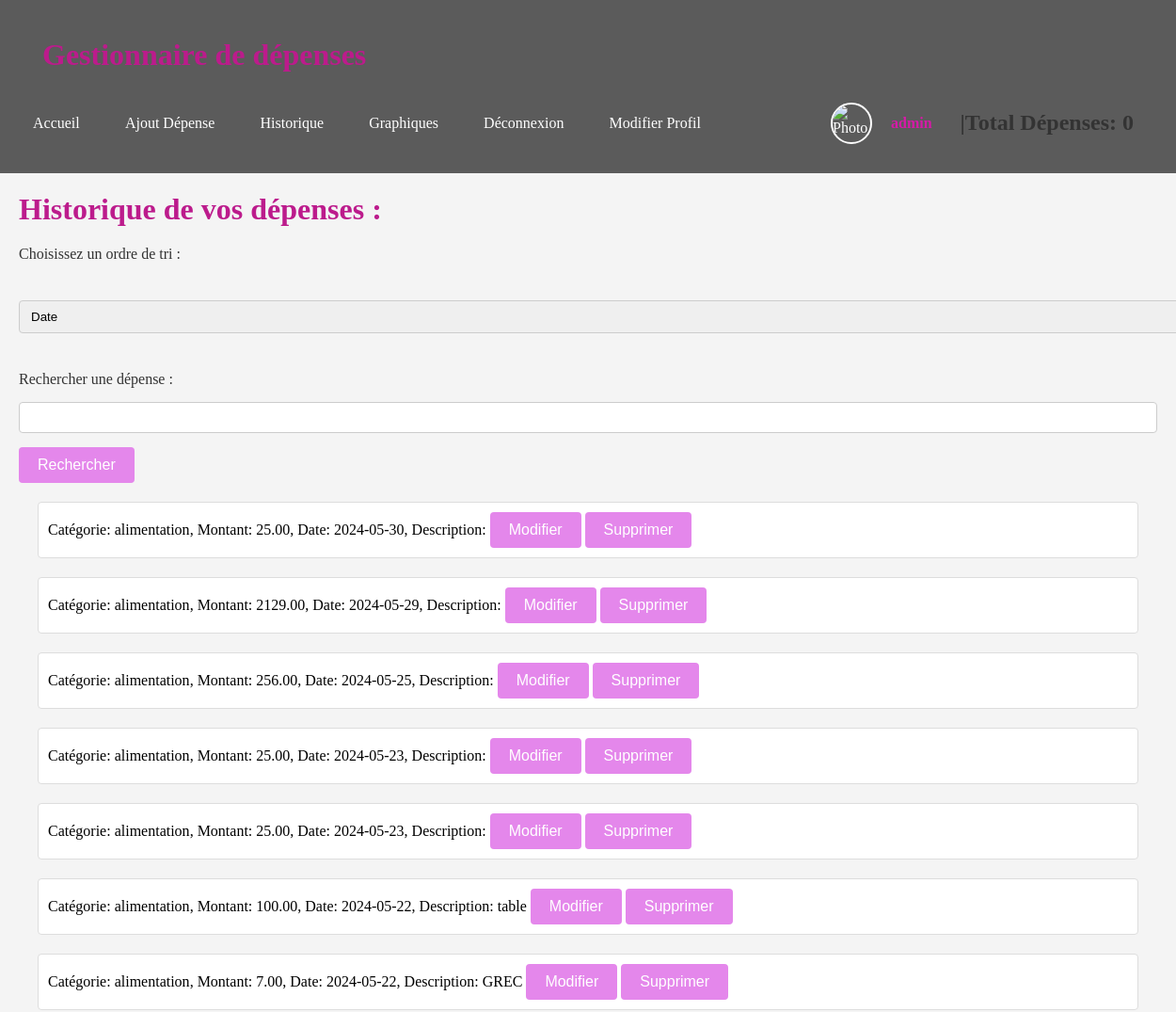
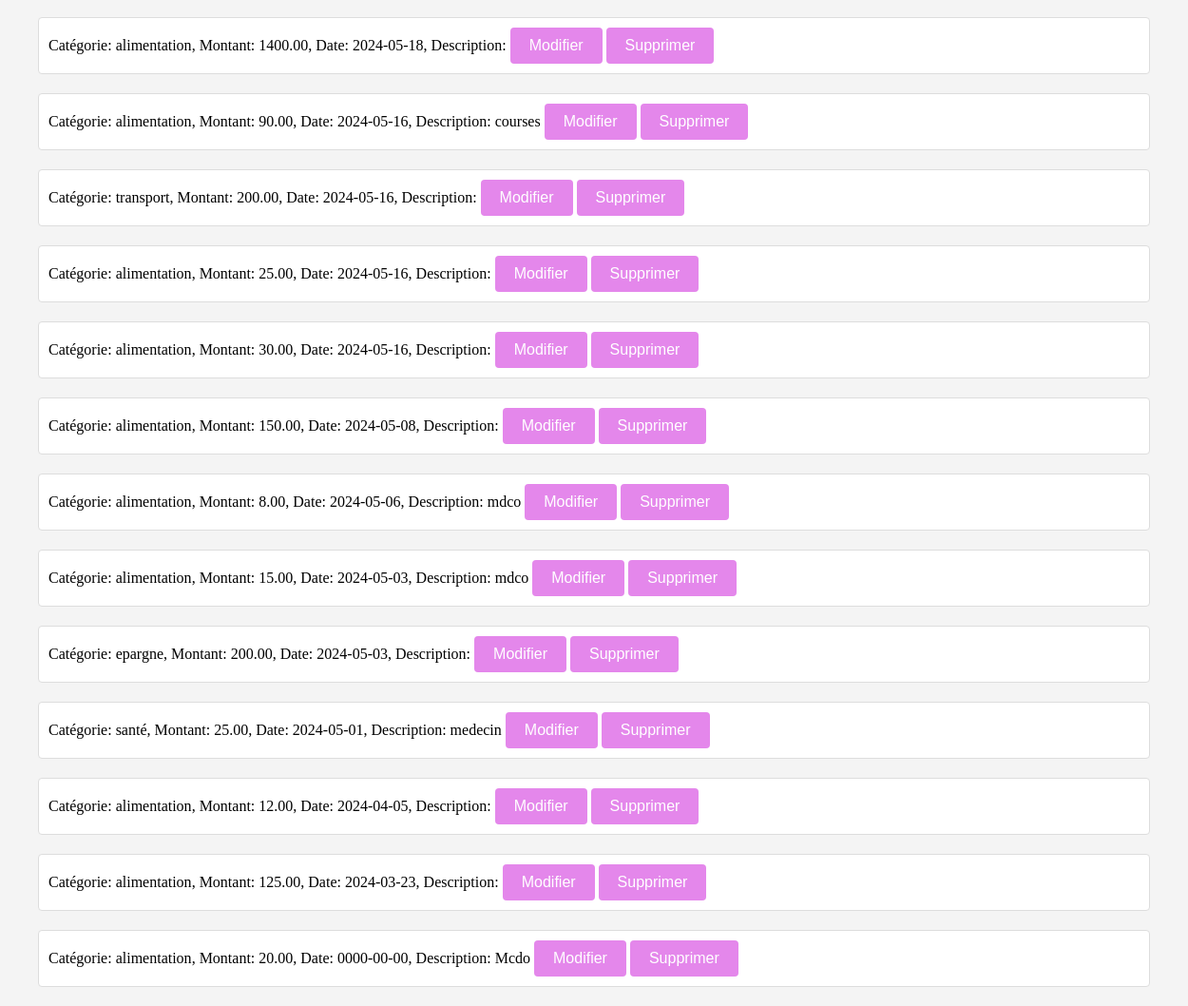
Page /Historique.php (signed in) on the earlier database version (2 pictures, top to bottom).
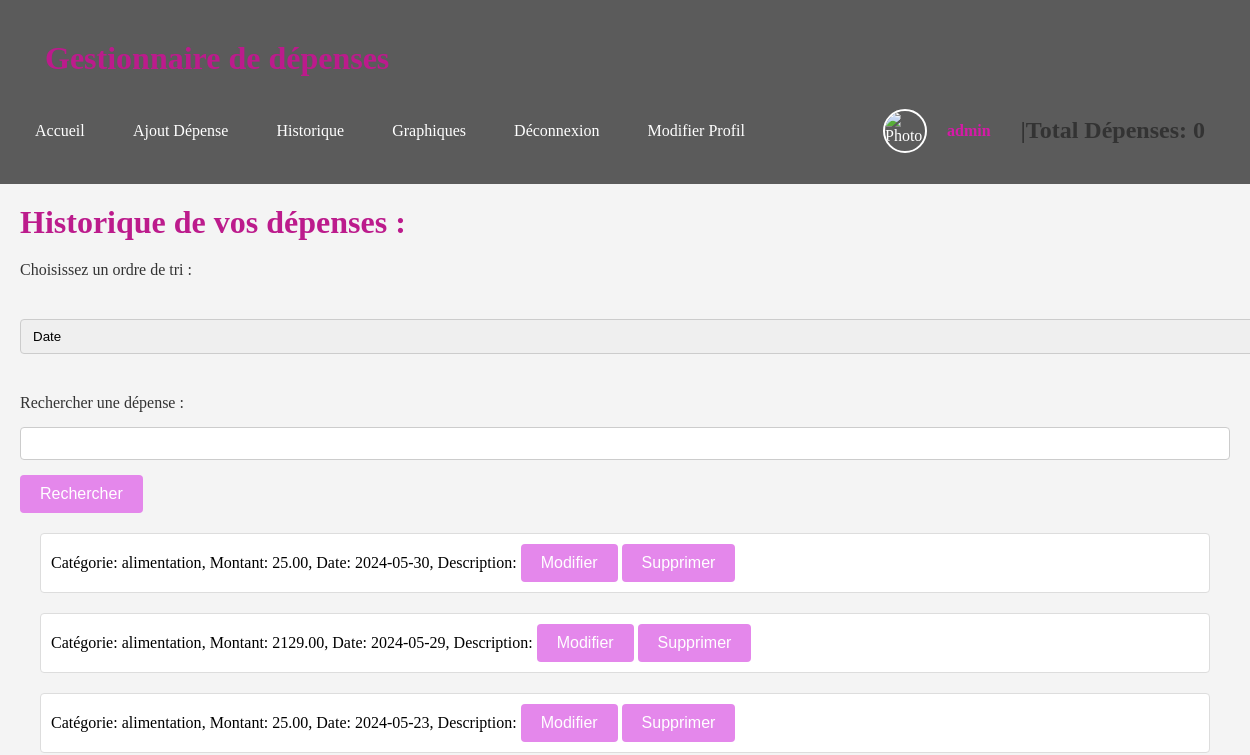
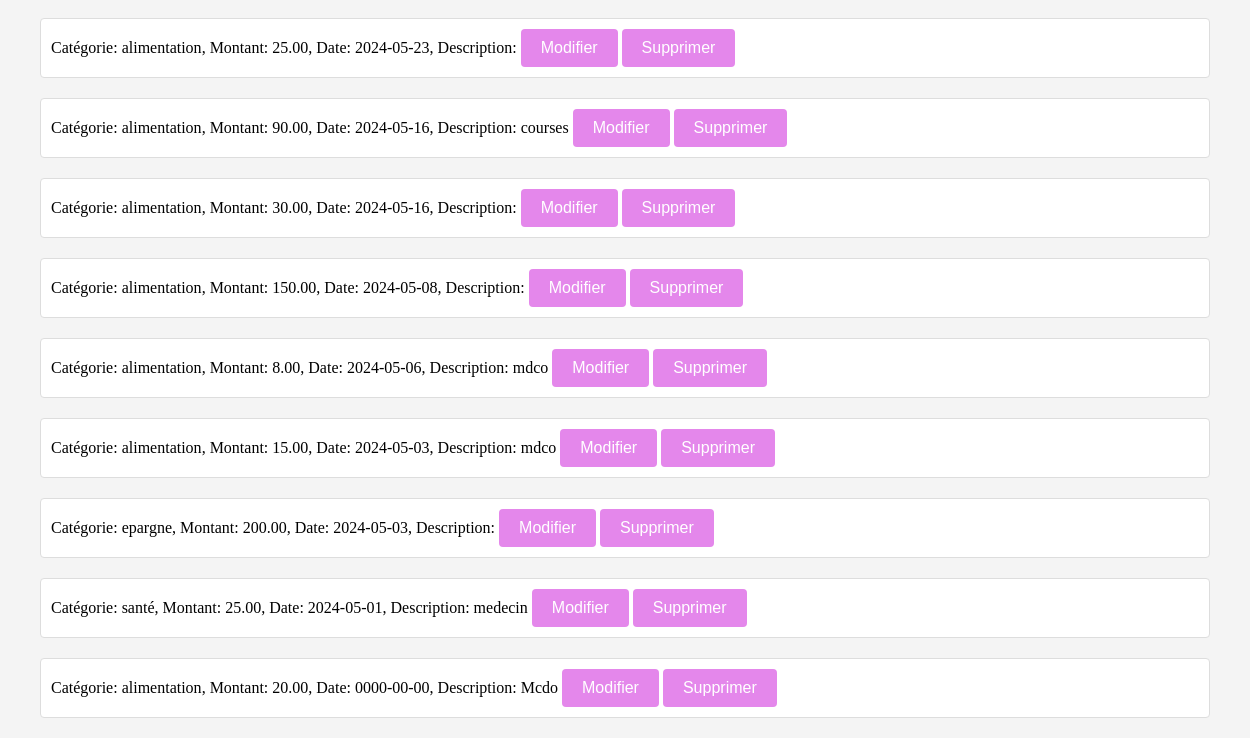
Same page on the later database version (2 pictures, top to bottom).
### tables this page shows
CREATE TABLE IF NOT EXISTS `depenses` (
  `id` int NOT NULL AUTO_INCREMENT,
  `user_id` int NOT NULL,
  `categorie` varchar(255) NOT NULL,
  `montant` decimal(10,2) NOT NULL,
  `date` date NOT NULL,
  `description` text,
  PRIMARY KEY (`id`),
  KEY `user_id` (`user_id`)
);

### afficherDepense.php (the view, shortened to what this page needs)
<?php
include 'connect.php';
$sql = "SELECT * FROM depenses ORDER BY date DESC";
$result = $conn->query($sql);
if ($result->num_rows > 0) {
    while($row = $result->fetch_assoc()) {
        echo "<li data-id='{$row['id']}' data-date='{$row['date']}' data-montant='{$row['montant']}' data-categorie='{$row['categorie']}'>
              Catégorie: {$row['categorie']}, Montant: {$row['montant']}, Date: {$row['date']}, Description: {$row['description']}
              <button onclick='modifierDepense({$row['id']})'>Modifier</button>
              <button onclick='supprimerDepense({$row['id']})'>Supprimer</button>
              </li>";
    }
} else {
    echo "<li>Pas de dépenses enregistrées</li>";
}

### Historique.php (shortened to what this page needs)
<!DOCTYPE html>
<html lang="fr">
<head>
  <link href="style.css" rel="stylesheet" type="text/css" media="screen"/>
</head>
<body>
<header>
    <div class="container">
        <h1>Gestionnaire de dépenses</h1>
        <nav>
            <ul>
                <li><a href="Accueil.php">Accueil</a></li>
                <?php
                if (isset($_SESSION['user_id'])) {
                    echo '<li><a href="Ajout.php">Ajout Dépense</a></li><li><a href="Historique.php">Historique</a></li>';
                    if ($_SESSION['role'] === 'admin' || $_SESSION['VIP'] == 1) {
                        echo '<li><a href="Graphiques.php">Graphiques</a></li>';
                    }
                    echo '<li><a href="logout.php">Déconnexion</a></li>';
                    echo '<li><a href="profil.php">Modifier Profil</a></li>';
                    echo '<li class="user-profile">';
                    echo '<img src="' . $_SESSION['photo'] . '" alt="Photo de profil">';
                    echo '<span class="username">' . $_SESSION['username'] . '</span>';
                    echo '</li>';
                    echo '<div id="totalDepenses"><h2> |Total Dépenses: 0 <h2></div>';
                }
                else{
                    echo '<li><a href="connexion.html">Connexion</a></li><li><a href="compte.html">Inscription</a></li>';
                }
                ?>
            </ul>
        </nav>
    </div>
</header>
<h1>Historique de vos dépenses :</h1>
<label id="form" for="tri">Choisissez un ordre de tri :</label>
<select id="form" id="tri" onchange="trierDepenses()">
  <option value="date">Date</option>
</select>
<form id="form" action="recherche.php" method="post">
  <label for="search">Rechercher une dépense :</label>
  <input type="text" id="search" name="search">
  <button type="submit">Rechercher</button>
</form>
<ul id="listeDepenses">
  <?php
    include 'afficherDepense.php';
    ?>
</ul>
</body>
</html>

### style.css (style rules this page uses)
.container { max-width: 1200px; padding: 0 20px; margin: 0px auto; }
header { background-color: #5b5b5b; color: #fff; padding: 20px 0; }
body { font-family: 'American Typewriter', serif; margin: 0px; padding: 0px; background-color: #f4f4f4; text-align: left; }
h1 { text-align: left; color: #bc1b8c; margin: 20px; }
#form { margin: 20px; }
nav { text-align: left; margin: 0px; }
nav ul { list-style-type: none; margin: 0; padding: 0; display: flex; align-items: center; }
nav ul li { display: inline; margin-left: auto; }
nav ul li:first-child { margin-left: 0; }
nav ul li a { text-decoration: none; color: #fff; padding: 10px 10px; border-radius: 4px; transition: background-color 0.3s; }
label { display: block; margin: 10px 0; color: #333; }
select, input, textarea { width: 100%; padding: 8px; margin: 5px 0 15px 0; box-sizing: border-box; border: 1px solid #ccc; border-radius: 4px; }
button { background-color: rgb(228, 135, 235); color: white; padding: 10px 20px; font-size: 16px; cursor: pointer; border: none; border-radius: 4px; }
h2 { color: #333; margin-top: 30px; margin : 20px; }
#listeDepenses { list-style: none; padding: 0; margin: 20px; }
#listeDepenses li { border: 1px solid #ddd; background-color: #fff; margin: 20px; padding: 10px; border-radius: 4px; }
#listeDepenses { margin: 20px; }
.username { color: #d61aa7; font-weight: bold; margin-right: 10px; }
.user-profile img { width: 40px; height: 40px; border-radius: 50%; object-fit: cover; border: 2px solid #fff; margin-left: 100px; margin-right: 20px; }
.user-profile { display: flex; align-items: center; margin-left: auto; }

Differences in the rows shown:
removed depenses: categorie "alimentation", montant "256.00", date "2024-05-25"
removed depenses: categorie "alimentation", montant "100.00", date "2024-05-22", description "table"
removed depenses: categorie "alimentation", montant "7.00", date "2024-05-22", description "GREC"
removed depenses: categorie "alimentation", montant "1400.00", date "2024-05-18"
removed depenses: categorie "transport", montant "200.00", date "2024-05-16"
removed depenses: categorie "alimentation", montant "25.00", date "2024-05-16"
removed depenses: categorie "alimentation", montant "12.00", date "2024-04-05"
removed depenses: categorie "alimentation", montant "125.00", date "2024-03-23"
